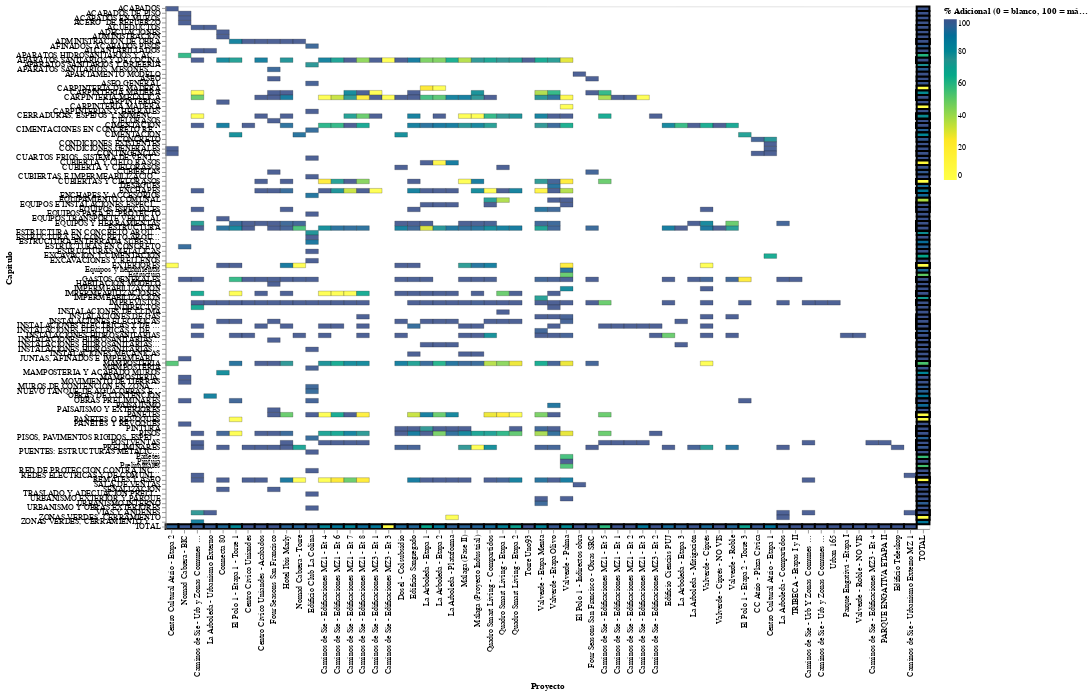

The notebook cell saved with this chart:
### Code cell
# === 2) Re-plot with a continuous palette (0% = white, 100% = full color) ===
# A smooth multi-stop gradient: white → yellow-green → teal → blue (no black)
continuous_range = ["#ffffff", "#fde725", "#5ec962", "#21908d", "#3b528b"]

chart = (
    alt.Chart(crossmap_full)
    .mark_rect(stroke="black")
    .encode(
        x=alt.X("Nombre Proyecto:O", sort=cat_proj, title="Proyecto"),
        y=alt.Y("Capitulo Descripcion:O", sort=cat_cap, title="Capítulo"),
        color=alt.Color(
            "Porcentaje:Q",
            scale=alt.Scale(domain=[0, 100], range=continuous_range),
            legend=alt.Legend(title="% Adicional (0 = blanco, 100 = máximo)")
        ),
        strokeWidth=alt.StrokeWidth("is_total:Q", scale=alt.Scale(domain=[0,1], range=[0.3,2.5]), legend=None),
        opacity=alt.Opacity("is_total:Q", scale=alt.Scale(domain=[0,1], range=[0.9,1.0]), legend=None),
        tooltip=[
            alt.Tooltip("Capitulo Descripcion:N", title="Capítulo"),
            alt.Tooltip("Nombre Proyecto:N", title="Proyecto"),
            alt.Tooltip("Porcentaje:Q", title="% Adicional", format=".2f"),
        ],
    )
    .properties(width=950, height=650)
)

import altair as alt
alt.data_transformers.enable("vegafusion")  # allows larger dataframes

chart

### Figure 1 — Vega specification as saved in the notebook (floating-point values rounded to 4 significant figures; data arrays with more than 128 entries replaced by an {"elided": "..."} marker saying what was removed)
{"$schema": "https://vega.github.io/schema/vega/v5.json", "data": [{"name": "source_0"}, {"name": "data_0", "values": {"elided": "1251 records"}}, {"name": "source_0_x_domain_Nombre Proyecto", "values": [{"Nombre Proyecto": "Parque Engativá - Etapa I", "sort_field": 53.0}, {"Nombre Proyecto": "TRIBECA - Etapas I y II", "sort_field": 49.0}, {"Nombre Proyecto": "PARQUE ENGATIVA ETAPA II", "sort_field": 56.0}, {"Nombre Proyecto": "Caminos de Sie - Urb y Zonas Comunes MZ 2", "sort_field": 51.0}, {"Nombre Proyecto": "Caminos de Sie - Urb Y Zonas Comunes MZ 3", "sort_field": 50.0}, {"Nombre Proyecto": "Caminos de Sie - Urb y Zonas Comunes MZ 1", "sort_field": 2.0}, {"Nombre Proyecto": "Edificio Teleskop", "sort_field": 57.0}, {"Nombre Proyecto": "Torre Uno93", "sort_field": 28.0}, {"Nombre Proyecto": "Urban 165", "sort_field": 52.0}, {"Nombre Proyecto": "Caminos de Sie - Edificaciones MZ3 - Et 1", "sort_field": 16.0}, {"Nombre Proyecto": "Caminos de Sie - Edificaciones MZ3 - Et 2", "sort_field": 38.0}, {"Nombre Proyecto": "Caminos de Sie - Edificaciones MZ3 - Et 3", "sort_field": 17.0}, {"Nombre Proyecto": "Caminos de Sie - Edificaciones MZ3 - Et 4", "sort_field": 55.0}, {"Nombre Proyecto": "Caminos de Sie - Edificaciones MZ1 - Et 1", "sort_field": 35.0}, {"Nombre Proyecto": "Caminos de Sie - Edificaciones MZ1 - Et 2", "sort_field": 36.0}, {"Nombre Proyecto": "Caminos de Sie - Edificaciones MZ1 - Et 3", "sort_field": 37.0}, {"Nombre Proyecto": "Caminos de Sie - Edificaciones MZ1 - Et 4", "sort_field": 12.0}, {"Nombre Proyecto": "Caminos de Sie - Urbanismo Externo MZ 1", "sort_field": 58.0}, {"Nombre Proyecto": "Hotel Ibis Marly", "sort_field": 9.0}, {"Nombre Proyecto": " El Polo 1 - Etapa 1 - Torre 1", "sort_field": 5.0}, {"Nombre Proyecto": "Caminos de Sie - Edificaciones MZ1 - Et 5", "sort_field": 34.0}, {"Nombre Proyecto": "Caminos de Sie - Edificaciones MZ1 - Et 6", "sort_field": 13.0}, {"Nombre Proyecto": "Caminos de Sie - Edificaciones MZ1 - Et 7", "sort_field": 14.0}, {"Nombre Proyecto": "Caminos de Sie - Edificaciones MZ1 - Et 8", "sort_field": 15.0}, {"Nombre Proyecto": "Centro Cívico Uniandes", "sort_field": 6.0}, {"Nombre Proyecto": "Edificio Ciencias PUJ", "sort_field": 39.0}, {"Nombre Proyecto": "Centro Cívico Uniandes - Acabados", "sort_field": 7.0}, {"Nombre Proyecto": "Edificio Sangregado", "sort_field": 19.0}, {"Nombre Proyecto": "Four Seasons San Francisco", "sort_field": 8.0}, {"Nombre Proyecto": "Connecta 80", "sort_field": 4.0}, {"Nombre Proyecto": "Valverde - Etapa Olivo", "sort_field": 30.0}, {"Nombre Proyecto": "Four Seasons San Francisco - Obras SRC", "sort_field": 33.0}, {"Nombre Proyecto": "Valverde - Palma", "sort_field": 31.0}, {"Nombre Proyecto": "Quadro Smart Living - Compartidos", "sort_field": 25.0}, {"Nombre Proyecto": "Valverde - Etapa Menta", "sort_field": 29.0}, {"Nombre Proyecto": "Edificio Club La Colina", "sort_field": 11.0}, {"Nombre Proyecto": "La Arboleda - Mitigación", "sort_field": 41.0}, {"Nombre Proyecto": "La Arboleda - Compartidos", "sort_field": 48.0}, {"Nombre Proyecto": "La Arboleda - Urbanismo Externo", "sort_field": 3.0}, {"Nombre Proyecto": "La Arboleda - Plataforma", "sort_field": 22.0}, {"Nombre Proyecto": "La Arboleda - Etapa 1", "sort_field": 20.0}, {"Nombre Proyecto": "La Arboleda - Etapa 2", "sort_field": 21.0}, {"Nombre Proyecto": "La Arboleda - Etapa 3", "sort_field": 40.0}, {"Nombre Proyecto": "Málaga (Proyecto Industrial)", "sort_field": 24.0}, {"Nombre Proyecto": "Málaga (Fase II)", "sort_field": 23.0}, {"Nombre Proyecto": "Valverde - Roble", "sort_field": 44.0}, {"Nombre Proyecto": "Valverde - Ciprés", "sort_field": 42.0}, {"Nombre Proyecto": "Quadro Smart Living - Etapa 1\t\t\t", "sort_field": 26.0}, {"Nombre Proyecto": "Quadro Smart Living - Etapa 2", "sort_field": 27.0}, {"Nombre Proyecto": "Centro Cultural Atrio - Etapa 1", "sort_field": 47.0}, {"Nombre Proyecto": "El Polo 1 - Etapa 2 - Torre 3", "sort_field": 45.0}, {"Nombre Proyecto": "Nomad Cabrera - BIC", "sort_field": 1.0}, {"Nombre Proyecto": "Nomad Cabrera - Torre", "sort_field": 10.0}, {"Nombre Proyecto": "Dosel - Colsubsidio", "sort_field": 18.0}, {"Nombre Proyecto": "Centro Cultural Atrio - Etapa 2", "sort_field": 0.0}, {"Nombre Proyecto": "CC Atrio - Plaza Cívica", "sort_field": 46.0}, {"Nombre Proyecto": "El Polo 1 - Indirectos obra", "sort_field": 32.0}, {"Nombre Proyecto": "Valverde - Ciprés - NO VIS", "sort_field": 43.0}, {"Nombre Proyecto": "Valverde - Roble - NO VIS", "sort_field": 54.0}, {"Nombre Proyecto": "TOTAL", "sort_field": 59.0}]}, {"name": "source_0_y_domain_Capitulo Descripcion", "values": [{"Capitulo Descripcion": "INSTALACIONES HIDROSANITARIAS", "sort_field": 70.0}, {"Capitulo Descripcion": "GASTOS GENERALES", "sort_field": 58.0}, {"Capitulo Descripcion": "POSTVENTAS", "sort_field": 93.0}, {"Capitulo Descripcion": "IMPREVISTOS", "sort_field": 63.0}, {"Capitulo Descripcion": "VIAS Y ANDENES", "sort_field": 108.0}, {"Capitulo Descripcion": "REMATES Y ASEO", "sort_field": 101.0}, {"Capitulo Descripcion": "PRELIMINARES", "sort_field": 94.0}, {"Capitulo Descripcion": "ALCANTARILLADOS", "sort_field": 9.0}, {"Capitulo Descripcion": "ACUEDUCTOS", "sort_field": 4.0}, {"Capitulo Descripcion": "REDES ELECTRICAS Y DE COMUNICACION", "sort_field": 100.0}, {"Capitulo Descripcion": "EQUIPOS Y HERRAMIENTAS", "sort_field": 46.0}, {"Capitulo Descripcion": "CIMENTACION", "sort_field": 25.0}, {"Capitulo Descripcion": "ESTRUCTURA", "sort_field": 47.0}, {"Capitulo Descripcion": "IMPERMEABILIZACIONES", "sort_field": 61.0}, {"Capitulo Descripcion": "PISOS", "sort_field": 91.0}, {"Capitulo Descripcion": "ENCHAPES", "sort_field": 39.0}, {"Capitulo Descripcion": "INSTALACIONES ELECTRICAS Y DE COMUNICACION", "sort_field": 68.0}, {"Capitulo Descripcion": "CARPINTERIA MADERA", "sort_field": 18.0}, {"Capitulo Descripcion": "CARPINTERIA METALICA", "sort_field": 19.0}, {"Capitulo Descripcion": "APARATOS SANITARIOS Y DE COCINA", "sort_field": 11.0}, {"Capitulo Descripcion": "EQUIPOS ESPECIALES", "sort_field": 43.0}, {"Capitulo Descripcion": "CERRADURAS, ESPEJOS Y NOMENCLATURA", "sort_field": 23.0}, {"Capitulo Descripcion": "ZONAS VERDES, CERRAMIENTO Y ESPACIOS COMUNALES", "sort_field": 110.0}, {"Capitulo Descripcion": "INDIRECTOS", "sort_field": 64.0}, {"Capitulo Descripcion": "MAMPOSTERIA", "sort_field": 76.0}, {"Capitulo Descripcion": "PAÑETES", "sort_field": 87.0}, {"Capitulo Descripcion": "CUBIERTAS Y CIELORASOS", "sort_field": 37.0}, {"Capitulo Descripcion": "EXTERIORES", "sort_field": 55.0}, {"Capitulo Descripcion": "ADMINISTRACION DE OBRA", "sort_field": 7.0}, {"Capitulo Descripcion": "INSTALACIONES ELECTRICAS", "sort_field": 67.0}, {"Capitulo Descripcion": "OBRAS PRELIMINARES", "sort_field": 84.0}, {"Capitulo Descripcion": "CIMENTACIÓN", "sort_field": 27.0}, {"Capitulo Descripcion": "PAÑETES O REVOQUES", "sort_field": 88.0}, {"Capitulo Descripcion": "INSTALACIONES DE GAS", "sort_field": 66.0}, {"Capitulo Descripcion": "INSTALACIONES MECANICAS", "sort_field": 74.0}, {"Capitulo Descripcion": "PINTURA", "sort_field": 90.0}, {"Capitulo Descripcion": "CIELORASOS", "sort_field": 24.0}, {"Capitulo Descripcion": "CUBIERTAS", "sort_field": 35.0}, {"Capitulo Descripcion": "APARATOS SANITARIOS, MESONES, ESPEJOS", "sort_field": 13.0}, {"Capitulo Descripcion": "INSTALACIONES HIDROSANITARIAS Y DE GAS", "sort_field": 71.0}, {"Capitulo Descripcion": "SEÑALIZACION", "sort_field": 103.0}, {"Capitulo Descripcion": "PAISAJISMO Y EXTERIORES", "sort_field": 86.0}, {"Capitulo Descripcion": "ASEO", "sort_field": 15.0}, {"Capitulo Descripcion": "HABITACION MODELO", "sort_field": 59.0}, {"Capitulo Descripcion": "ADECUACIONES", "sort_field": 5.0}, {"Capitulo Descripcion": "EQUIPOS TRANSPORTE VERTICAL", "sort_field": 45.0}, {"Capitulo Descripcion": "MAMPOSTERÍA Y ACABADO MUROS", "sort_field": 78.0}, {"Capitulo Descripcion": "CARPINTERIAS", "sort_field": 20.0}, {"Capitulo Descripcion": "ADMINISTRACION", "sort_field": 6.0}, {"Capitulo Descripcion": "DESAGÜES", "sort_field": 38.0}, {"Capitulo Descripcion": "EQUIPAMIENTO COMUNAL", "sort_field": 41.0}, {"Capitulo Descripcion": "PAISAJISMO", "sort_field": 85.0}, {"Capitulo Descripcion": "Estructura", "sort_field": 57.0}, {"Capitulo Descripcion": "Preliminares", "sort_field": 98.0}, {"Capitulo Descripcion": "Pintura", "sort_field": 97.0}, {"Capitulo Descripcion": "IMPERMEABILIZACION", "sort_field": 60.0}, {"Capitulo Descripcion": "Pañetes", "sort_field": 96.0}, {"Capitulo Descripcion": "Equipos y herramientas", "sort_field": 56.0}, {"Capitulo Descripcion": "EQUIPOS E INSTALACIONES ESPECIALES", "sort_field": 42.0}, {"Capitulo Descripcion": "CARPINTERÍA MADERA", "sort_field": 21.0}, {"Capitulo Descripcion": "URBANISMO EXTERIOR Y PARQUE", "sort_field": 105.0}, {"Capitulo Descripcion": "URBANISMO INTERNO", "sort_field": 106.0}, {"Capitulo Descripcion": "IMPERMEABILIZACIÓN", "sort_field": 62.0}, {"Capitulo Descripcion": "INSTALACIONES ELECTRICAS Y DE COMUNICACIÓN", "sort_field": 69.0}, {"Capitulo Descripcion": "AFINADOS, ACABADOS PISOS", "sort_field": 8.0}, {"Capitulo Descripcion": "APARATOS SANITARIOS Y GRIFERÍA", "sort_field": 12.0}, {"Capitulo Descripcion": "ASEO GENERAL", "sort_field": 16.0}, {"Capitulo Descripcion": "CARPINTERÍAS Y HERRAJES", "sort_field": 22.0}, {"Capitulo Descripcion": "CIMENTACIONES EN CONCRETO REFORZADO", "sort_field": 26.0}, {"Capitulo Descripcion": "CUARTOS FRIOS, SISTEMA DE VENTILACION MECANICA Y AIRE ACONDICIONADO", "sort_field": 32.0}, {"Capitulo Descripcion": "CUBIERTAS E IMPERMEABILIZACIONES", "sort_field": 36.0}, {"Capitulo Descripcion": "ENCHAPES Y ACCESORIOS", "sort_field": 40.0}, {"Capitulo Descripcion": "EQUIPOS PARA EL PROYECTO", "sort_field": 44.0}, {"Capitulo Descripcion": "ESTRUCTURA EN CONCRETO ARQUITECTÓNICO A LA VISTA", "sort_field": 48.0}, {"Capitulo Descripcion": "ESTRUCTURA EN CONCRETO ARQUITECTÓNICO A LA VISTA OBRAS EXTERIORES", "sort_field": 49.0}, {"Capitulo Descripcion": "ESTRUCTURA ENTERRADA SUBESTACIÓN, PLANTA ELÉCTRICA OBRAS EXTERIORES", "sort_field": 50.0}, {"Capitulo Descripcion": "ESTRUCTURAS METÁLICAS", "sort_field": 52.0}, {"Capitulo Descripcion": "EXCAVACIONES Y RELLENOS", "sort_field": 54.0}, {"Capitulo Descripcion": "INSTALACIONES HIDROSANITARIAS, DESAGUES", "sort_field": 73.0}, {"Capitulo Descripcion": "MAMPOSTERÍA", "sort_field": 77.0}, {"Capitulo Descripcion": "MUROS DE CONTENCIÓN EN ZONA DE PLATAFORMAS, TERRAZAS, ESCALERAS Y RAMPaS OBRAS EXTERIORES", "sort_field": 81.0}, {"Capitulo Descripcion": "NUEVO TANQUE DE AGUA OBRAS EXTERIORES", "sort_field": 82.0}, {"Capitulo Descripcion": "PISOS, PAVIMENTOS RÍGIDOS, ESPEJO DE AGUA OBRAS EXTERIORES", "sort_field": 92.0}, {"Capitulo Descripcion": "PUENTES: ESTRUCTURAS METÁLICAS Y DE CONCRETO OBRAS EXTERIORES", "sort_field": 95.0}, {"Capitulo Descripcion": "RED DE PROTECCION CONTRA INCENDIO", "sort_field": 99.0}, {"Capitulo Descripcion": "TRASLADO Y ADECUACION PRELIMINAR", "sort_field": 104.0}, {"Capitulo Descripcion": "URBANISMO Y OBRAS EXTERIORES", "sort_field": 107.0}, {"Capitulo Descripcion": "ZONAS VERDES, CERRAMIENTO", "sort_field": 109.0}, {"Capitulo Descripcion": "OBRAS DE CONTENCION", "sort_field": 83.0}, {"Capitulo Descripcion": "CUBIERTA Y CIELO RASOS", "sort_field": 33.0}, {"Capitulo Descripcion": "INSTALACIONES HIDROSANITARIAS y GAS", "sort_field": 72.0}, {"Capitulo Descripcion": "CARPINTERIA DE MADERA", "sort_field": 17.0}, {"Capitulo Descripcion": "INSTALACIONES DE CLIMA", "sort_field": 65.0}, {"Capitulo Descripcion": "CUBIERTA Y CIELORASOS", "sort_field": 34.0}, {"Capitulo Descripcion": "CONCRETO", "sort_field": 28.0}, {"Capitulo Descripcion": "CONDICIONES EXISTENTES", "sort_field": 29.0}, {"Capitulo Descripcion": "CONDICIONES GENERALES", "sort_field": 30.0}, {"Capitulo Descripcion": "CONTINGENCIAS", "sort_field": 31.0}, {"Capitulo Descripcion": "EXCAVACION Y CIMENTACION", "sort_field": 53.0}, {"Capitulo Descripcion": "MOVIMIENTO DE TIERRAS", "sort_field": 80.0}, {"Capitulo Descripcion": "ESTRUCTURAS EN CONCRETO", "sort_field": 51.0}, {"Capitulo Descripcion": "ACABADOS DE PISO", "sort_field": 1.0}, {"Capitulo Descripcion": "ACABADOS EN MUROS", "sort_field": 2.0}, {"Capitulo Descripcion": "APARATOS HIDROSANITARIOS Y ACCESORIOS", "sort_field": 10.0}, {"Capitulo Descripcion": "MAMPOSTERÍA.", "sort_field": 79.0}, {"Capitulo Descripcion": "PAÑETES Y REVOQUES", "sort_field": 89.0}, {"Capitulo Descripcion": "JUNTAS, AFINADOS E IMPERMEABILIZACIÓN DE PISO", "sort_field": 75.0}, {"Capitulo Descripcion": "ACERO  DE REFUERZO", "sort_field": 3.0}, {"Capitulo Descripcion": "ACABADOS", "sort_field": 0.0}, {"Capitulo Descripcion": "SALA DE VENTAS", "sort_field": 102.0}, {"Capitulo Descripcion": "APARTAMENTO MODELO", "sort_field": 14.0}, {"Capitulo Descripcion": "TOTAL", "sort_field": 111.0}]}], "marks": [{"type": "rect", "name": "marks", "from": {"data": "data_0"}, "encode": {"update": {"y": {"field": "Capitulo Descripcion", "scale": "y"}, "tooltip": {"signal": "{\"Capítulo\": isValid(datum[\"Capitulo Descripcion\"]) ? datum[\"Capitulo Descripcion\"] : \"\"+datum[\"Capitulo Descripcion\"], \"Proyecto\": isValid(datum[\"Nombre Proyecto\"]) ? datum[\"Nombre Proyecto\"] : \"\"+datum[\"Nombre Proyecto\"], \"% Adicional\": format(datum[\"Porcentaje\"], \".2f\")}"}, "stroke": {"value": "black"}, "strokeWidth": {"field": "is_total", "scale": "strokeWidth"}, "opacity": {"field": "is_total", "scale": "opacity"}, "x": {"field": "Nombre Proyecto", "scale": "x"}, "height": {"signal": "max(0.25, bandwidth('y'))"}, "fill": {"field": "Porcentaje", "scale": "color"}, "width": {"signal": "max(0.25, bandwidth('x'))"}}}, "style": ["rect"]}], "scales": [{"name": "x", "type": "band", "domain": {"data": "source_0_x_domain_Nombre Proyecto", "field": "Nombre Proyecto", "sort": {"op": "max", "field": "sort_field"}}, "range": [0, {"signal": "width"}], "paddingOuter": 0, "paddingInner": 0}, {"name": "y", "type": "band", "domain": {"data": "source_0_y_domain_Capitulo Descripcion", "field": "Capitulo Descripcion", "sort": {"op": "max", "field": "sort_field"}}, "range": [0, {"signal": "height"}], "paddingInner": 0, "paddingOuter": 0}, {"name": "color", "type": "linear", "domain": [0, 100], "range": ["#ffffff", "#fde725", "#5ec962", "#21908d", "#3b528b"], "interpolate": "hcl", "zero": true}, {"name": "opacity", "type": "linear", "domain": [0, 1], "range": [0.9, 1], "zero": true}, {"name": "strokeWidth", "type": "linear", "domain": [0, 1], "range": [0.3, 2.5], "zero": true}], "axes": [{"scale": "x", "title": "Proyecto", "labelAngle": 270, "labelBaseline": "middle", "labelAlign": "right", "orient": "bottom", "zindex": 1, "grid": false}, {"scale": "y", "grid": false, "zindex": 1, "orient": "left", "title": "Capítulo"}], "height": 650, "width": 950, "padding": 5, "style": "cell", "legends": [{"title": "% Adicional (0 = blanco, 100 = máximo)", "fill": "color", "gradientLength": {"signal": "clamp(height, 64, 200)"}}], "background": "white"}
